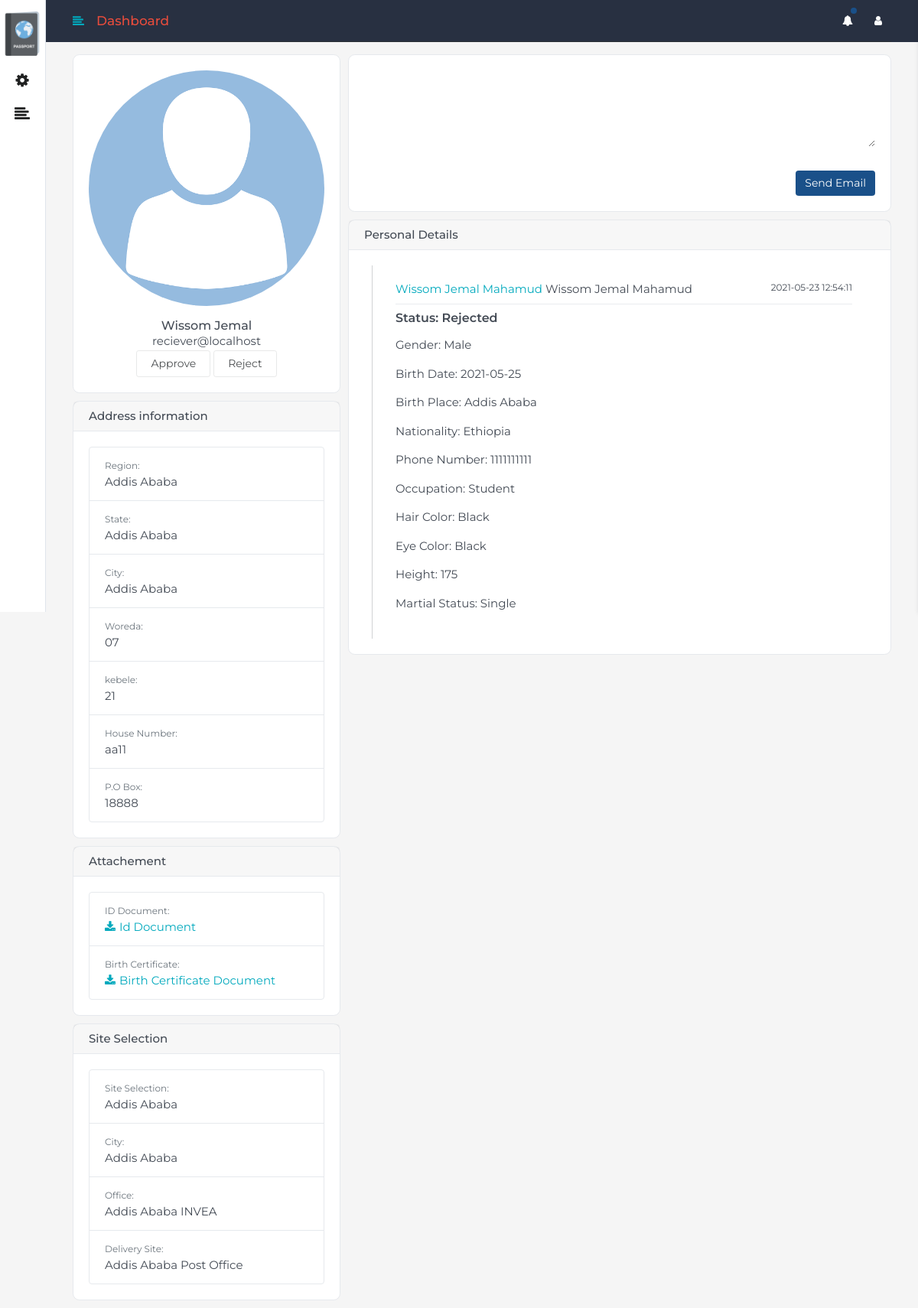
The page /application-detail.php?applicant=2 (signed in) on the database its author committed.
### tables this page shows
CREATE TABLE `personaldetail` (
  `applicationId` int(11) NOT NULL,
  `firstName` varchar(50) NOT NULL,
  `fatherName` varchar(50) NOT NULL,
  `grandfatherName` varchar(50) NOT NULL,
  `amharicFname` varchar(255) NOT NULL,
  `amharicFfname` varchar(255) NOT NULL,
  `amharicGfname` varchar(255) NOT NULL,
  `birthDate` date NOT NULL,
  `nationality` varchar(50) NOT NULL,
  `phoneNum` varchar(13) NOT NULL,
  `email` varchar(50) NOT NULL,
  `birthPlace` varchar(50) NOT NULL,
  `occupation` varchar(50) NOT NULL,
  `gender` char(1) NOT NULL,
  `hairColor` varchar(25) NOT NULL,
  `eyeColor` varchar(25) NOT NULL,
  `height` int(3) NOT NULL,
  `martialStatus` varchar(15) NOT NULL
);

CREATE TABLE `address` (
  `applicantId` int(11) NOT NULL,
  `region` varchar(100) NOT NULL,
  `city` varchar(50) NOT NULL,
  `state` varchar(50) NOT NULL,
  `woreda` varchar(50) NOT NULL,
  `kebele` varchar(50) NOT NULL,
  `houseNum` varchar(50) NOT NULL,
  `poBox` varchar(20) NOT NULL
);

CREATE TABLE `site` (
  `applicantId` int(11) NOT NULL,
  `siteSelection` varchar(100) NOT NULL,
  `city` varchar(50) NOT NULL,
  `office` varchar(100) NOT NULL,
  `deliverySite` varchar(100) NOT NULL
);

CREATE TABLE `application` (
  `applicantId` int(11) NOT NULL,
  `requestType` varchar(25) NOT NULL,
  `pageNum` int(2) NOT NULL,
  `scheduleDate` date NOT NULL,
  `scheduleTime` int(1) NOT NULL,
  `applicationNum` varchar(61) NOT NULL,
  `confirmationNum` char(7) NOT NULL,
  `paymentCode` varchar(9) NOT NULL,
  `applicationDate` datetime NOT NULL,
  `status` int(1) NOT NULL
);

### application-detail.php (the view, shortened to what this page needs)
<?php
include('config.php');
$appId=$_GET['applicant'];
$query1="SELECT * FROM personaldetail WHERE applicationId='".$appId."' LIMIT 1";
$query2="SELECT * FROM address WHERE applicantId='".$appId."' LIMIT 1";
$query3="SELECT * FROM attachment WHERE applicantId='".$appId."' LIMIT 1";
$query4="SELECT * FROM site WHERE applicantId='".$appId."' LIMIT 1";
$query5="SELECT * FROM application WHERE applicantId='".$appId."' LIMIT 1";
$result=mysqli_query($con,$query1) or die('Wrong query |App Detail-personaldetail-1|');
$numRows=mysqli_num_rows($result);
if($numRows===1){
  $row=mysqli_fetch_assoc($result) or die("Some error occured on fetching query 1");
  $fname=$row['firstName'];
  $ffname=$row['fatherName'];
  $gfname=$row['grandfatherName'];
  $aFname=$row['amharicFname'];
  $aFfname=$row['amharicFfname'];
  $aGfname=$row['amharicGfname'];
  $nationality=$row['nationality'];
  $phoneNum=$row['phoneNum'];
  $email=$row['email'];
  $birthDate=$row['birthDate'];
  $birthPlace=$row['birthPlace'];
  $occupation=$row['occupation'];
  if($row['gender']==='F'){
    $gender='Female';
  }else{
    $gender='Male';
  }
  $hairColor=$row['hairColor'];
  $eyeColor=$row['eyeColor'];
  $height=$row['height'];
  $martialStat=$row['martialStatus'];
}else{
  die("No data found");
}
$result=mysqli_query($con,$query2) or die('Wrong query |App Detail-personaldetail-2|');
$numRows=mysqli_num_rows($result);
if($numRows===1){
  $row=mysqli_fetch_assoc($result) or die("Some error occured on fetching query 2");
  $region=$row['region'];
  $city=$row['city'];
  $state=$row['state'];
  $woreda=$row['woreda'];
  $kebele=$row['kebele'];
  $houseNum=$row['houseNum'];
  $poBox=$row['poBox'];
}else{
  die("No data found");
}
$result=mysqli_query($con,$query3) or die('Wrong query |App Detail-personaldetail-3|');
$numRows=mysqli_num_rows($result);
if($numRows===1){
  $row=mysqli_fetch_assoc($result) or die("Some error occured on fetching query 3");
  $idDoc=$row['idDoc'];
  $birthCertDoc=$row['birthCertDoc'];
}
$result=mysqli_query($con,$query4) or die('Wrong query |App Detail-personaldetail-4|');
$numRows=mysqli_num_rows($result);
if($numRows===1){
  $row=mysqli_fetch_assoc($result) or die("Some error occured on fetching query 4");
  $siteSelection=$row['siteSelection'];
  $siteCity=$row['city'];
  $office=$row['office'];
  $deliverySite=$row['deliverySite'];
}else{
  die("No data found");
}
$result=mysqli_query($con,$query5) or die('Wrong query |App Detail-personaldetail-5|');
$numRows=mysqli_num_rows($result);
if($numRows===1){
  $row=mysqli_fetch_assoc($result) or die("Some error occured on fetching query 5");
  $applicationDate=$row['applicationDate'];
  if($row['status']==='1'){
    $status='Approved';
  }else if($row['status']==='0'){
    $status='Unresolved';
  }else{
    $status='Rejected';
  }
}else{
  die("No data found");
}
?>
		<!doctype html>
<html lang="en" dir="ltr">
<head>
<link rel="stylesheet" href="assets/plugins/bootstrap/css/bootstrap.min.css" />
<link rel="stylesheet" href="https://cdnjs.cloudflare.com/ajax/libs/font-awesome/4.7.0/css/font-awesome.min.css">
<link rel="stylesheet" href="assets/plugins/charts-c3/c3.min.css"/>
<link rel="stylesheet" href="assets/css/main.css"/>
<link rel="stylesheet" href="assets/css/theme1.css"/>
</head>
<body class="font-montserrat">
<div id="main_content">
    <div id="header_top" class="header_top">
        <div class="container">
            <div class="hleft">
				<a class="header-brand" href="admin-panel.php"><img src='passport.png'></i></a>
                <div class="dropdown">
                    <a href="javascript:void(0)" class="nav-link icon settingbar"><i class="fa fa-gear fa-spin" data-toggle="tooltip" data-placement="right" title="Settings"></i></a>
                    <a href="javascript:void(0)" class="nav-link icon menu_toggle"><i class="fa  fa-align-left"></i></a>
                </div>
            </div>
        </div>
    </div>
    <div class="page">
        <div id="page_top" class="section-body top_dark">
            <div class="container-fluid">
                <div class="page-header">
                    <div class="left">
                        <a href="javascript:void(0)" class="icon menu_toggle mr-3"><i class="fa  fa-align-left"></i></a>
                        <h1 class="page-title">Dashboard</h1>
                    </div>
                    <div class="right">
                        <div class="notification d-flex">
                            <div class="dropdown d-flex">
                                <a class="nav-link icon d-none d-md-flex btn btn-default btn-icon ml-2" data-toggle="dropdown"><i class="fa fa-bell"></i><span class="badge badge-primary nav-unread"></span></a>
                            </div>
                            <div class="dropdown d-flex">
                                <a class="nav-link icon d-none d-md-flex btn btn-default btn-icon ml-2" data-toggle="dropdown"><i class="fa fa-user"></i></a>
                            </div>
                        </div>
                    </div>
                </div>
            </div>
        </div>
		 <div class="section-body mt-3">
            <div class="container-fluid">
                <div class="row clearfix">
                    <div class="col-lg-4 col-md-12">
                        <div class="card c_grid c_yellow">
                            <div class="card-body text-center">
                                <div class="circle">
                                    <img class="rounded-circle" src="assets/images/sm/avatar1.png" alt="">
                                </div>
                                <h6 class="mt-3 mb-0"><?php echo $fname." ".$ffname?></h6>
                                <span><?php echo $email?></span>
                                <?php
                                echo"
                                  <form action='application-detail.php?applicant=".$appId."' method='POST'>
                                    <button type='submit' name='approve' class='btn btn-default btn-sm'>Approve</button>
                                    <button  type='submit' name='reject' class='btn btn-default btn-sm'>Reject</button>
                                  </form>";
                                  ?>
                            </div>
                        </div>
                        <div class="card">
                            <div class="card-header">
                                <h3 class="card-title">Address information</h3>
                            </div>
                            <div class="card-body">
                                <ul class="list-group">
                                    <li class="list-group-item">
                                        <small class="text-muted">Region: </small>
                                        <p class="mb-0"><?php echo $region?></p>
                                    </li>
                                    <li class="list-group-item">
                                        <small class="text-muted">State: </small>
                                        <p  class="mb-0"><?php echo $state?></p>
                                    </li>
                                    <li class="list-group-item">
                                            <small class="text-muted">City: </small>
                                            <p  class="mb-0"><?php echo $city?></p>
                                        </li>
                                    <li class="list-group-item">
                                        <small class="text-muted">Woreda: </small>
                                        <p  class="mb-0"><?php echo $woreda?></p>
                                    </li>
                                    <li class="list-group-item">
                                        <small class="text-muted">kebele: </small>
                                        <p  class="mb-0"><?php echo $kebele?></p>
                                    </li>
                                    <li class="list-group-item">
                                        <small class="text-muted">House Number: </small>
                                        <p  class="mb-0"><?php echo $houseNum?></p>
                                    </li>
                                    <li class="list-group-item">
                                        <small class="text-muted">P.O Box: </small>
                                        <p  class="mb-0"><?php echo $poBox?></p>
                                    </li>
                                </ul>
                            </div>
                        </div>
                        <div class="card">
                            <div class="card-header">
                                <h3 class="card-title">Attachement</h3>
                            </div>
                            <div class="card-body">
                                <ul class="list-group">
                                    <li class="list-group-item">
                                        <small class="text-muted">ID Document: </small>
                                        <p class="mb-0"><?php echo "<a href='".$idDoc."' download><i class='fa fa-download' style='margin-right:5px;'></i>Id Document</a>"?></p>
                                    </li>
                                    <li class="list-group-item">
                                        <small class="text-muted">Birth Certificate: </small>
                                        <p  class="mb-0"><?php echo "<a href='".$birthCertDoc."' download><i class='fa fa-download' style='margin-right:5px;'></i>Birth Certificate Document</a>"?></p>
                                    </li>
                                </ul>
                            </div>
                        </div>
                        <div class="card">
                            <div class="card-header">
                                <h3 class="card-title">Site Selection</h3>
                            </div>
                            <div class="card-body">
                                <ul class="list-group">
                                    <li class="list-group-item">
                                        <small class="text-muted">Site Selection: </small>
                                        <p class="mb-0"><?php echo $siteSelection?></p>
                                    </li>
                                    <li class="list-group-item">
                                        <small class="text-muted">City: </small>
                                        <p  class="mb-0"><?php echo $siteCity?></p>
                                    </li>
                                    <li class="list-group-item">
                                            <small class="text-muted">Office: </small>
                                            <p  class="mb-0"><?php echo $office?></p>
                                        </li>
                                    <li class="list-group-item">
                                        <small class="text-muted">Delivery Site: </small>
                                        <p  class="mb-0"><?php echo $deliverySite?></p>
                                    </li>
                                </ul>
                            </div>
                        </div>
                    </div>
                    <div class="col-lg-8 col-md-12">
                        <div class="card">
                          <?php
                          echo "
                          <form action='application-detail.php?applicant=".$appId."' method='POST'>
                            <div class='card-body'>
                                <textarea name='mailMsg' style='width:100%;height:100px; border:none;' cols='100' placeholder='Write email for applicants' class='summernote'>
                                </textarea>
                                <div class='mt-4 text-right'>
                                    <input type='submit' name='sendmail' value='Send Email' class='btn btn-primary'>
                                </div>
                            </div>
                          </form>";
                          ?>
                        </div>
                        <div class="card">
                            <div class="card-header">
                                <h3 class="card-title">Personal Details</h3>
                            </div>
                            <div class="card-body">
                                <div class="timeline_item ">
                                    <span><a href="javascript:void(0);"><?php echo $fname." ".$ffname." ".$gfname?></a> <?php echo $aFname." ".$aFfname." ".$aGfname?> <small class="float-right text-right"><?php echo $applicationDate?></small></span>
                                    <div class="dropdown-divider"></div>
                                    <h6 class="font600">Status: <?php echo $status?></h6>
                                    <div class="msg">
                                        <p>Gender: <?php echo $gender?></p>
                                        <p>Birth Date: <?php echo $birthDate?></p>
                                        <p>Birth Place: <?php echo $birthPlace?></p>
                                        <p>Nationality: <?php echo $nationality?></p>
                                        <p>Phone Number: <?php echo $phoneNum?></p>
                                        <p>Occupation: <?php echo $occupation?></p>
                                        <p>Hair Color: <?php echo $hairColor?></p>
                                        <p>Eye Color: <?php echo $eyeColor?></p>
                                        <p>Height: <?php echo $height?></p>
                                        <p>Martial Status: <?php echo $martialStat?></p>
                                    </div>
                                </div>
                            </div>
                        </div>
                    </div>
                </div>
            </div>
        </div>
    </div>
</div>
</body>
</html>

### assets/css/theme1.css (style rules this page uses)
a,.btn-link { color:#00A9BD }
.text-green,.text-info,.text-success,.text-danger,.text-primary,.text-warning,.mail-star.active,.page-title { color:#E74C3C !important }
.badge-primary { background-color:#1A5089 }
.btn-primary { background:#1A5089;color:#fff;border-color:#1A5089 }
.btn-primary { border:0 }
.list-group-item,.modal-content { background-color:#fff }
body { background-color:#f5f5f5 }
.page-header { border-color:#fff }
.page .section-white,.page .section-body { background:#f5f5f5 }
#header_top .nav-link { color:#202121 }
.card { background-color:#fff }
.top_dark { background-color:#283041 !important }
@media only screen and (max-width: 1200px) { .header_top>.container { border-right:1px solid rgba(255,255,255,0.07) } }

### rows shown on the page
personaldetail: firstName "Wissom", fatherName "Jemal", email "reciever@localhost", grandfatherName "Mahamud", amharicFname "Wissom", amharicFfname "Jemal", amharicGfname "Mahamud", gender "Male", birthDate "2021-05-25", birthPlace "Addis Ababa", nationality "Ethiopia", phoneNum "1111111111", occupation "Student", hairColor "Black", eyeColor "Black", height "175", martialStatus "Single"
address: region "Addis Ababa", state "Addis Ababa", city "Addis Ababa", woreda "07", kebele "21", houseNum "aa11", poBox "18888"
site: siteSelection "Addis Ababa", city "Addis Ababa", office "Addis Ababa INVEA", deliverySite "Addis Ababa Post Office"
application: applicationDate "2021-05-23 12:54:11", status "Rejected"
